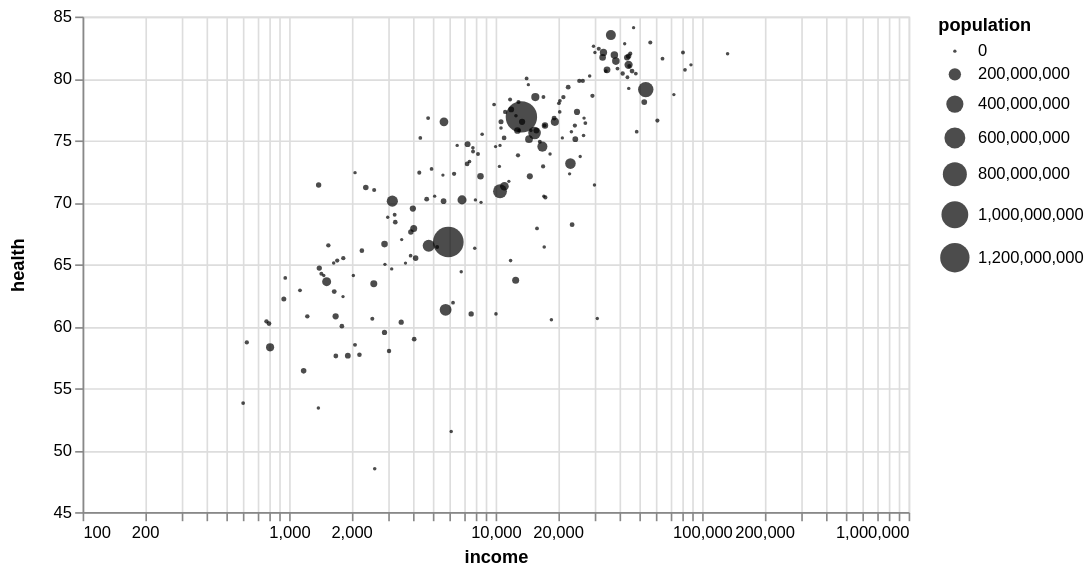

Source (Vega-Lite JSON):
### Vega-Lite specification from a JSON file in a GitHub repository (floating-point values rounded to 4 significant figures; data arrays with more than 128 entries replaced by an {"elided": "..."} marker saying what was removed)
{"$schema": "https://vega.github.io/schema/vega-lite/v6.json", "width": 500, "height": 300, "data": {"values": {"elided": "187 records"}}, "params": [{"name": "view", "select": "interval", "bind": "scales"}], "mark": "circle", "encoding": {"y": {"field": "health", "type": "quantitative", "scale": {"zero": false}, "axis": {"minExtent": 30}}, "x": {"field": "income", "scale": {"type": "log"}}, "size": {"field": "population", "type": "quantitative"}, "color": {"value": "#000"}}}
